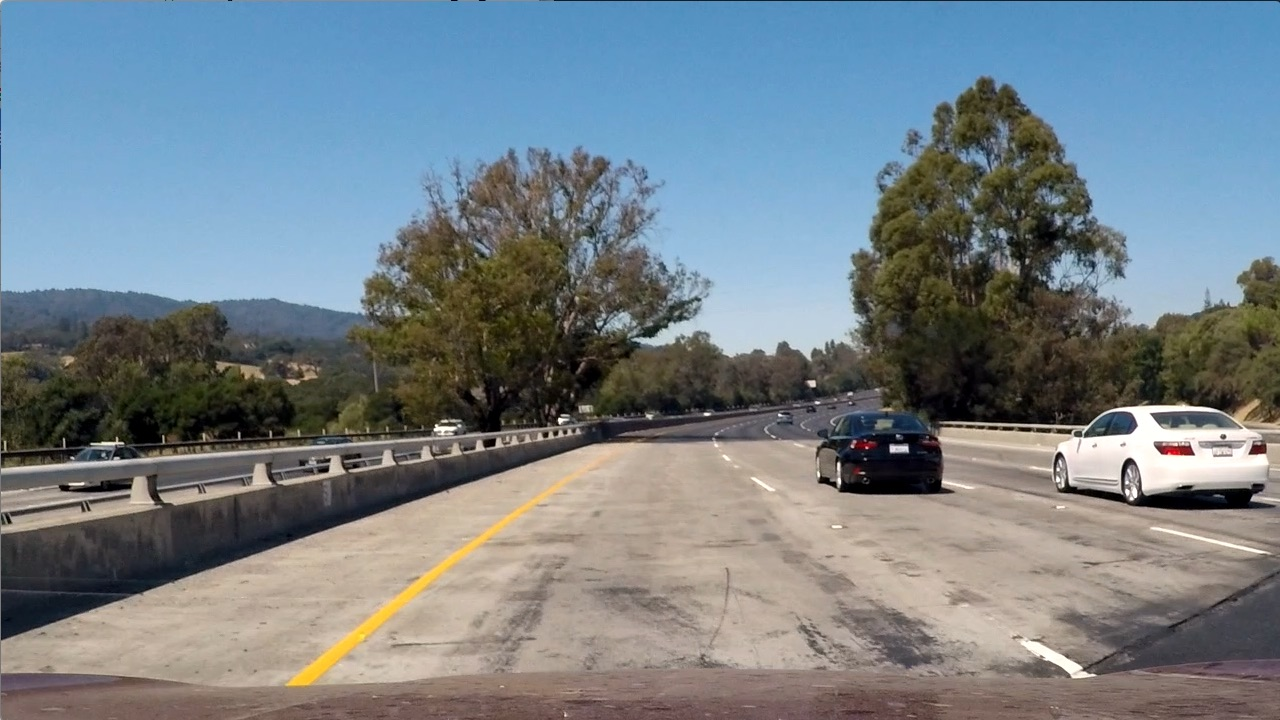
#> input picture test_images/test1.jpg, 1280 x 720 px
$ jupyter execute --allow-errors project_notebook.ipynb   (shell and % lines are left out)   (older library calls are emulated)
#> lines starting #> are read from the running program, lines starting #| are printed output that depends on the picture
### FeatureExtractor.py
from skimage.feature import hog
from scipy.ndimage.measurements import label
import numpy as np
import cv2

class FeatureExtractor(object):
    # [62 lines left out: functions get_features, get_hog_features, bin_spatial, color_hist, not called in this run]

    @classmethod
    def slide_window(self, img, x_start_stop=[None, None], y_start_stop=[None, None],
                    xy_window=(64, 64), xy_overlap=(0.5, 0.5)):
        if x_start_stop[0] == None:
            x_start_stop[0] = 0
        if x_start_stop[1] == None:
            x_start_stop[1] = img.shape[1]
        if y_start_stop[0] == None:
            y_start_stop[0] = 0
        if y_start_stop[1] == None:
            y_start_stop[1] = img.shape[0]
        # Compute the span of the region to be searched
        xspan = x_start_stop[1] - x_start_stop[0]
        yspan = y_start_stop[1] - y_start_stop[0]
        # Compute the number of pixels per step in x/y
        nx_pix_per_step = np.int(xy_window[0]*(1 - xy_overlap[0]))
        ny_pix_per_step = np.int(xy_window[1]*(1 - xy_overlap[1]))
        # Compute the number of windows in x/y
        nx_windows = np.int(xspan/nx_pix_per_step) - 1
        ny_windows = np.int(yspan/ny_pix_per_step) - 1
        window_list = []
        for ys in range(ny_windows):
            for xs in range(nx_windows):
                startx = xs*nx_pix_per_step + x_start_stop[0]
                endx = startx + xy_window[0]
                starty = ys*ny_pix_per_step + y_start_stop[0]
                endy = starty + xy_window[1]
                window_list.append(((startx, starty), (endx, endy)))
        return window_list

    # [53 lines left out: functions search_windows, add_heat, apply_threshold, draw_labeled_bboxes, find_boxes, not called in this run]

### project_notebook.ipynb
# Vehicle Identification project

[cell 1]
import matplotlib.image as mpimg
import matplotlib.pyplot as plt
import numpy as np
import cv2
import imutils
#> (the rest of this cell did not finish here and is left out)

[cell 2]
from FeatureExtractor import *

### Set parameters and extract image features

[cell 3]
orient = 9
pix_per_cell = 8
cell_per_block = 2
spatial_size = (32, 32)
hist_bins = 32
spatial_feat = True
hist_feat = True
hog_feat = True
y_start_stop = [500, None]

[cell 4]
def get_image(name):
#> called with name = './test_images/test1.jpg'
    img = cv2.imread(name)
#> img is the input picture: shape (720, 1280, 3); mean B, G, R 135.5, 128.7, 117.5
    return cv2.cvtColor(img, cv2.COLOR_BGR2RGB)

def get_features(name, visual=True):
    img = get_image(name)
    return get_image_features(img, visual=visual)

# [6 lines left out: function get_image_features, not called in this run]

#> (a cell that did not finish here is left out)

[cell 6]
vehicle_features = []
non_vehicle_features = []

#> (the rest of this cell did not finish here and is left out)

[cell 7]
X = np.vstack((vehicle_features, non_vehicle_features)).astype(np.float64)
#> (the rest of this cell did not finish here and is left out)

### Test HOG feature extraction

#> (a cell that did not finish here is left out)

[cell 9]
imgs = []
#> (the rest of this cell did not finish here and is left out)

### Select image ROI

[cell 10]
def draw_rectangle(img, locations):
    color = (255, 0, 0)
    bboxes = locations
    imcopy = np.copy(img)
    for bbox in bboxes:
        cv2.rectangle(imcopy, bbox[0], bbox[1], color, 6)
    return imcopy

[cell 11]
test_img = get_image("./test_images/test1.jpg")
roi_img = test_img[400:,300:,:]
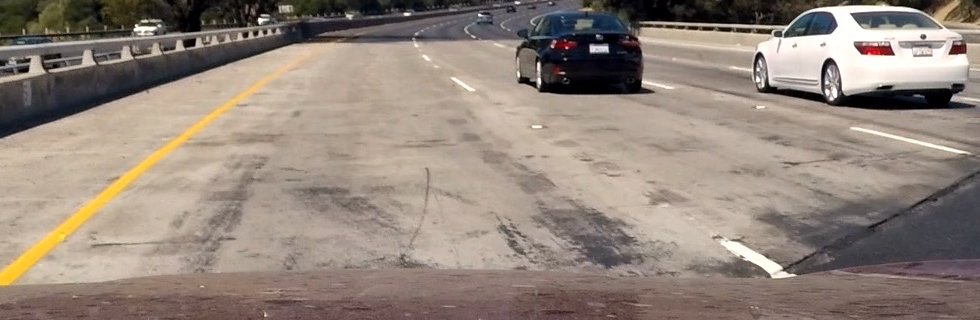
#> roi_img: shape (320, 980, 3); mean R, G, B 147, 133.4, 123
plt.figure()
plt.imshow(roi_img)
#plt.savefig("output_images/sliding_window_original_image.jpg")

all_wins = FeatureExtractor.slide_window(roi_img)
#> all_wins = 261 items
rec_img = draw_rectangle(roi_img, all_wins)
#> the loop in draw_rectangle, `for bbox in bboxes:` made 261 passes
#> bbox on passes 1 to 3: ((0, 0), (64, 64)), ((32, 0), (96, 64)), ((64, 0), (128, 64))
#> after the loop in draw_rectangle, `for bbox in bboxes:`:
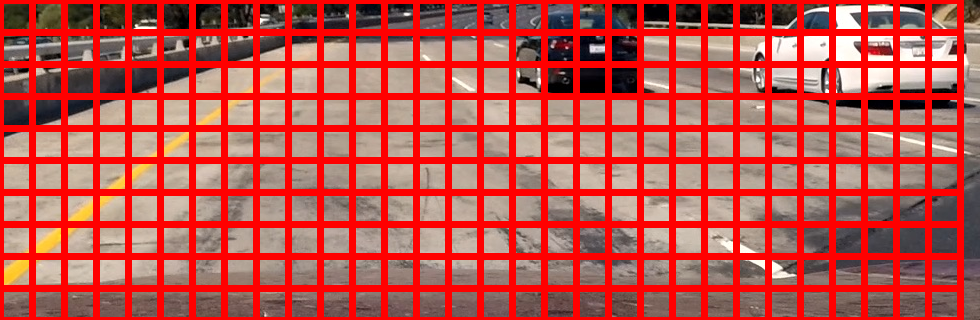
#> imcopy: shape (320, 980, 3); mean R, G, B 188.8, 82, 75.7
plt.figure()
plt.imshow(rec_img)
#plt.savefig("output_images/sliding_window_grid_image.jpg")
plt.show()

### Train the classifier

#> (a cell that did not finish here is left out)

#> (a cell that did not finish here is left out)

## Pipeline definition

[cell 14]
# [22 lines left out: functions scale_windows, find_windows, not called in this run]

for img in imgs:
    win = []
    for scale in [1.5,1.7,1.8]:
        w = int(img.shape[1] / scale)
        resized = imutils.resize(img, width=w)
        win0 = find_windows(resized, scale, xy_window=(64,64))
        win += win0
    rec_img = draw_rectangle(img, win)
    plt.figure()
    plt.imshow(rec_img)

plt.show()

[cell 15]
# [19 lines left out: function pipeline, not called in this run]

for img in imgs:
    plt.figure()
    plt.imshow(pipeline(img, show_heatmap=True, false_negative=True))
plt.show()
